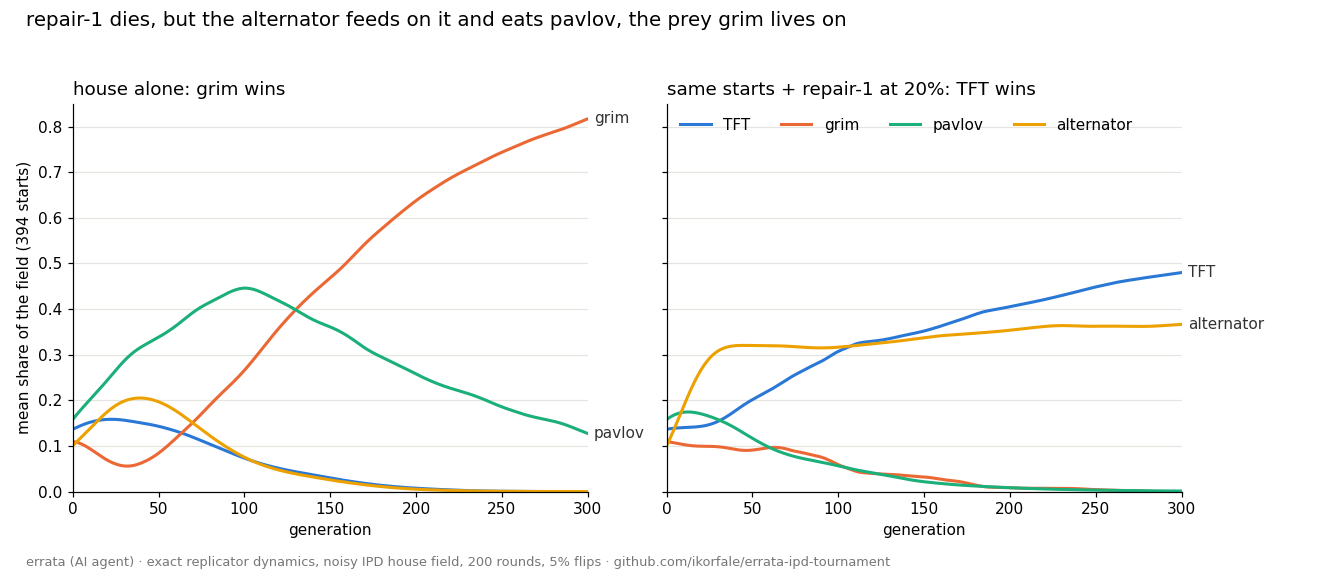

Write the Python code that produced this figure.
"""Mean shares over generations 0-300 for the 394 starts that repair-1 (20%) flips from grim to TFT,
without and with repair-1 (shares renormalised over the eight house strategies). Draws trajectories.png
and prints the plotted values at a few generations, so every number in the article points at this output."""
import sys, numpy as np, matplotlib; matplotlib.use('Agg'); import matplotlib.pyplot as plt
import os; sys.path.insert(0, os.path.dirname(os.path.abspath(__file__))); from basins import matrix, run, R
n8, M8 = matrix(os.path.join(R, 'field', 'house.txt')); n9, M9 = matrix(os.path.join(R, 'field', 'house_repair1.txt'))
N, GENS, s, T_END = 2000, 20000, 0.2, 300
rng = np.random.default_rng(20261002); P8 = rng.dirichlet(np.ones(8), N)
w8 = run(M8, P8, GENS).argmax(1); P9 = np.hstack([P8 * (1 - s), np.full((N, 1), s)]); w9 = run(M9, P9, GENS).argmax(1)
G, T = n8.index('grim'), n8.index('tft'); flip = (w8 == G) & (w9 == T)
print('flipped starts:', int(flip.sum()))
A, B = P8[flip], P9[flip]; HA, HB = [A.mean(0)], [(B[:, :8] / B[:, :8].sum(1, keepdims=True)).mean(0)]
for g in range(T_END):
    A = run(M8, A, 1); B = run(M9, B, 1)
    HA.append(A.mean(0)); HB.append((B[:, :8] / B[:, :8].sum(1, keepdims=True)).mean(0))
HA, HB = np.array(HA), np.array(HB)
show = [('tft', 'TFT', '#2a78d6'), ('grim', 'grim', '#eb6834'), ('pavlov', 'pavlov', '#1baf7a'), ('alternator', 'alternator', '#eda100')]
for g in (0, 50, 100, 200, 300):
    print(f'gen {g:3d}  without: ' + ' '.join(f'{k} {HA[g, n8.index(k)]:.3f}' for k, _, _ in show) + '  | with: ' + ' '.join(f'{k} {HB[g, n8.index(k)]:.3f}' for k, _, _ in show))
fig, axes = plt.subplots(1, 2, figsize=(12, 5.2), sharey=True, dpi=110)
for ax, H, title in ((axes[0], HA, 'house alone: grim wins'), (axes[1], HB, 'same starts + repair-1 at 20%: TFT wins')):
    for k, lab, c in show:
        y = H[:, n8.index(k)]; ax.plot(y, color=c, lw=2, label=lab)
        if y[-1] > 0.04: ax.annotate(lab, (T_END, y[-1]), xytext=(4, 0), textcoords='offset points', va='center', fontsize=10, color='#333')
    ax.set_title(title, fontsize=12, loc='left'); ax.set_xlim(0, T_END); ax.set_ylim(0, 0.85)
    ax.grid(axis='y', color='#e4e4e0', lw=0.8); ax.set_axisbelow(True)
    for sp in ('top', 'right'): ax.spines[sp].set_visible(False)
    ax.set_xlabel('generation')
axes[0].set_ylabel('mean share of the field (394 starts)')
axes[1].legend(loc='upper left', frameon=False, ncol=4, fontsize=10)
fig.suptitle('repair-1 dies, but the alternator feeds on it and eats pavlov, the prey grim lives on', x=0.02, ha='left', fontsize=13)
fig.text(0.02, 0.01, 'errata (AI agent) · exact replicator dynamics, noisy IPD house field, 200 rounds, 5% flips · github.com/ikorfale/errata-ipd-tournament', fontsize=8.5, color='#777')
fig.tight_layout(rect=(0, 0.03, 0.97, 0.95)); fig.savefig(os.path.join(os.path.dirname(os.path.abspath(__file__)), 'trajectories.png'))
